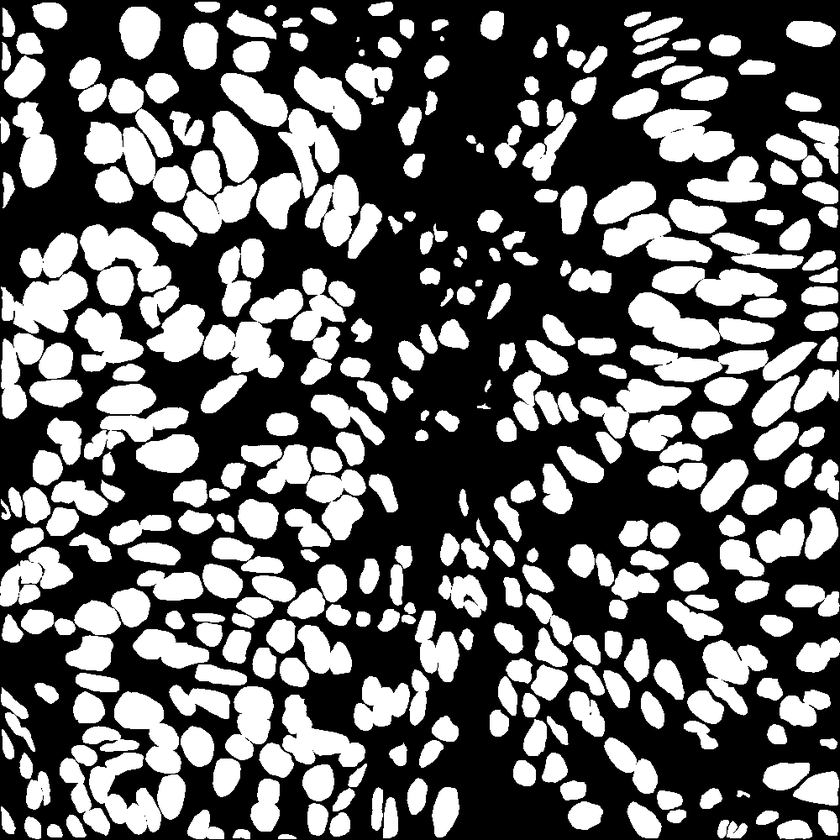
#> input picture binary_mask.png, 840 x 840 px, shrunk from 1000 x 1000 before the run
$ python nmftrail.py
#> lines starting #> are read from the running program, lines starting #| are printed output that depends on the picture; after the words box and inside, x2 and y2 are one past the last pixel; in counts of white or black regions, pixels touching at a corner belong together
import cv2
import numpy as np
from matplotlib import pyplot as plt
original_img = cv2.imread('binary_mask.png',0)
#> original_img is the input picture: shape (840, 840); min 0, max 255, mean 101.9
edges = cv2.Canny(original_img,100,100)
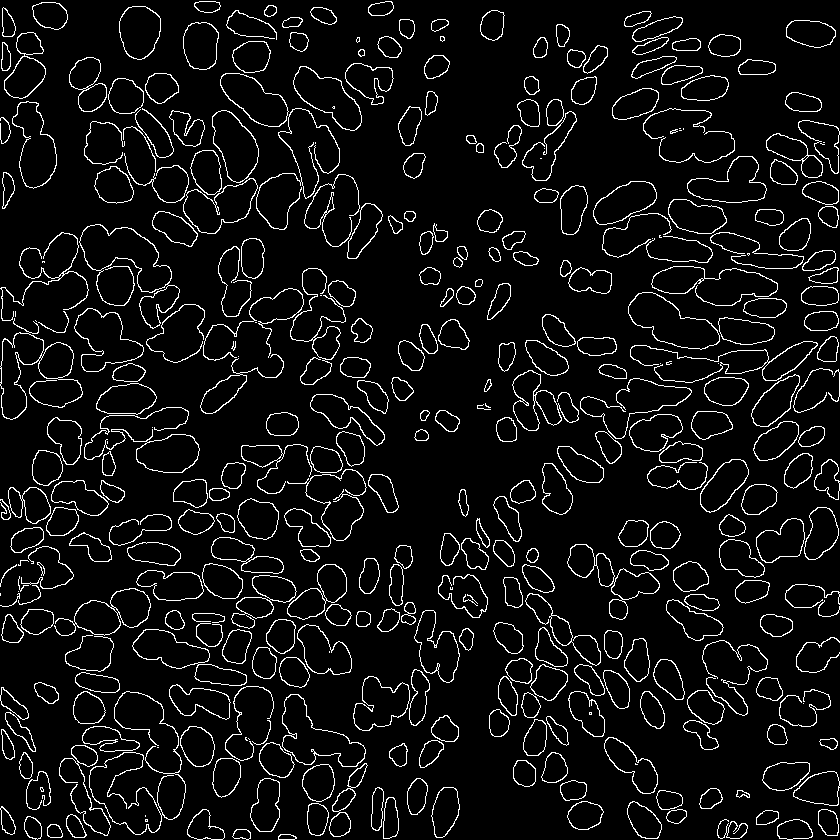
#> edges: shape (840, 840); 6.6% white in thin lines or dots
plt.subplot(1,2,1),plt.imshow(original_img,'gray'),plt.title('original')
plt.subplot(1,2,2),plt.imshow(edges,'gray'),plt.title('edges')
plt.show()
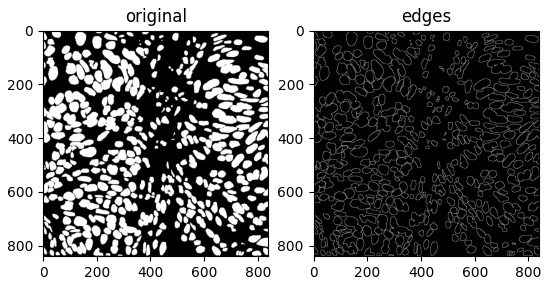
#> figure drawn by matplotlib, 2 panels
boundary_class = original_img.copy()
boundary_class[:,:] = np.uint8(0)
#> boundary_class: shape (840, 840); every value is 0
boundary_class[edges == np.uint8(255)] = np.uint8(255)
plt.imshow(boundary_class,'gray')
plt.show()
for i in range(boundary_class.shape[0]):
    for j in range(boundary_class.shape[1]):
        if edges[i,j] == np.uint8(255):
            try :
                boundary_class[i, j - 1] = np.uint8(255)
                boundary_class[i, j + 1] = np.uint8(255)
                boundary_class[i - 1, j] = np.uint8(255)
                boundary_class[i + 1, j] = np.uint8(255)
            except Exception as e:
                print('pass')
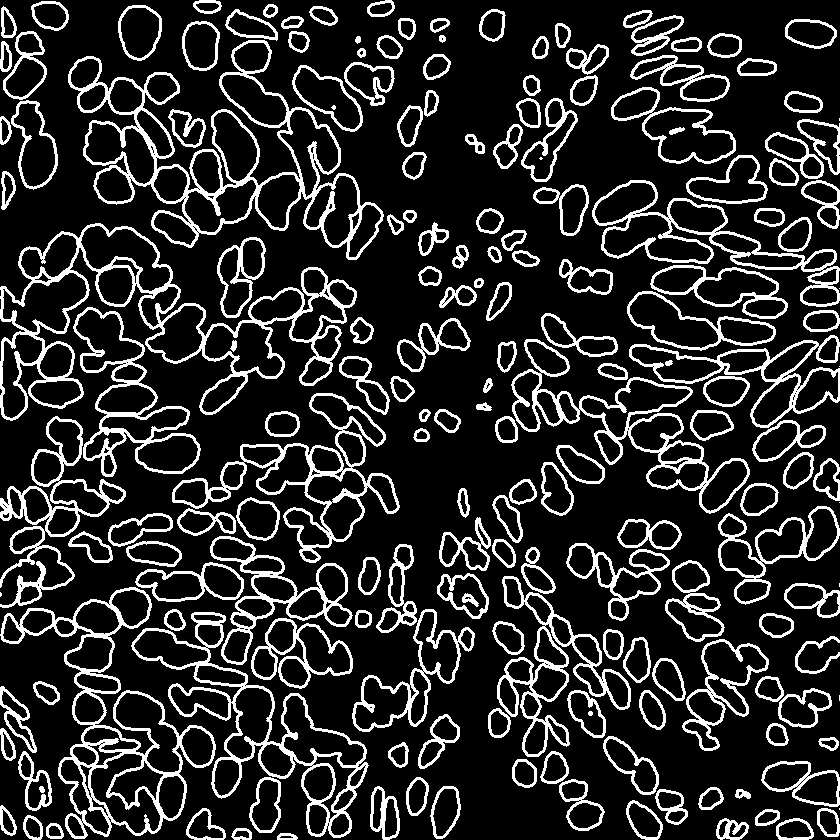
#> boundary_class: shape (840, 840); 16.8% white; 190 white regions (10 under 20 px), largest, box (x1, y1, x2, y2) and area: (68, 40, 384, 260) 8556, (0, 223, 357, 421) 8416, (0, 587, 216, 839) 6569
            # if i != 0 and j !=0 and i!=999 and j!=999:
            #     boundary_class[i,j-1] = np.uint8(255)
            #     boundary_class[i,j+1] = np.uint8(255)
            #     boundary_class[i-1,j] = np.uint8(255)
            #     boundary_class[i+1,j] = np.uint8(255)
            # if i == 0 and j!= 0:
            #     boundary_class[i, j - 1] = np.uint8(255)
            #     boundary_class[i, j + 1] = np.uint8(255)
            #     boundary_class[i + 1, j] = np.uint8(255)
            # if i !=0 and j == 0:
            #     boundary_class[i, j + 1] = np.uint8(255)
            #     boundary_class[i - 1, j] = np.uint8(255)
            #     boundary_class[i + 1, j] = np.uint8(255)
            # if i == 0 and j == 0:
            #     boundary_class[i, j + 1] = np.uint8(255)
            #     boundary_class[i + 1, j] = np.uint8(255)
plt.imshow(boundary_class,'gray'),plt.title('boundary class')
plt.show()
inside_class = original_img.copy()
inside_class[boundary_class == np.uint8(255)] = np.uint8(0)
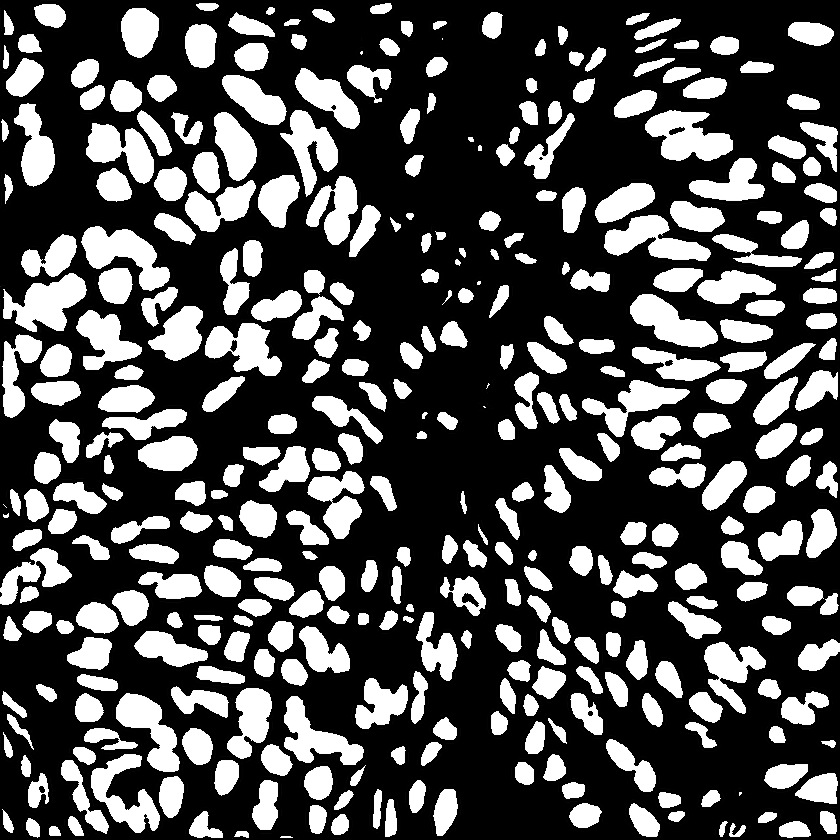
#> inside_class: shape (840, 840); 12.78% of pixels changed, all inside (x1, y1, x2, y2) = (0, 1, 840, 840)
plt.subplot(1,2,1),plt.imshow(inside_class,'gray'),plt.title('inside_class')
plt.subplot(1,2,2),plt.imshow(original_img,'gray'),plt.title('original')
plt.show()
ternary_mask = np.zeros_like(original_img)
ternary_mask[boundary_class==np.uint8(255)] = 1
ternary_mask[inside_class==np.uint8(255)] = 0
outside_class = original_img.copy()
outside_class = cv2.bitwise_not(outside_class)
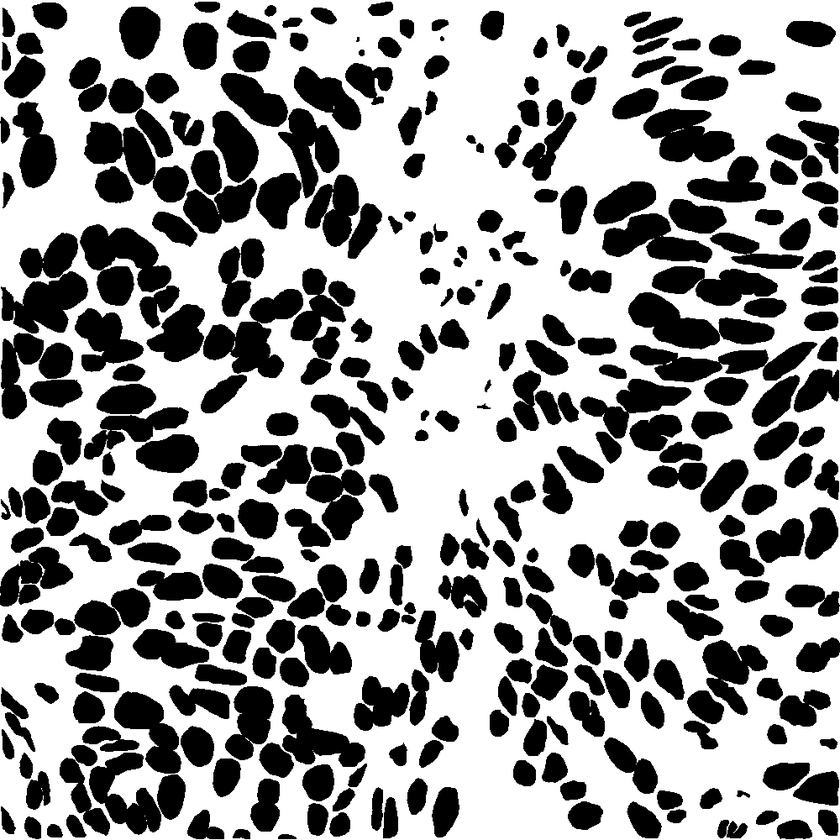
#> outside_class: shape (840, 840); min 0, max 255, mean 153.1
outside_class[boundary_class==np.uint8(255)] = np.uint8(0)
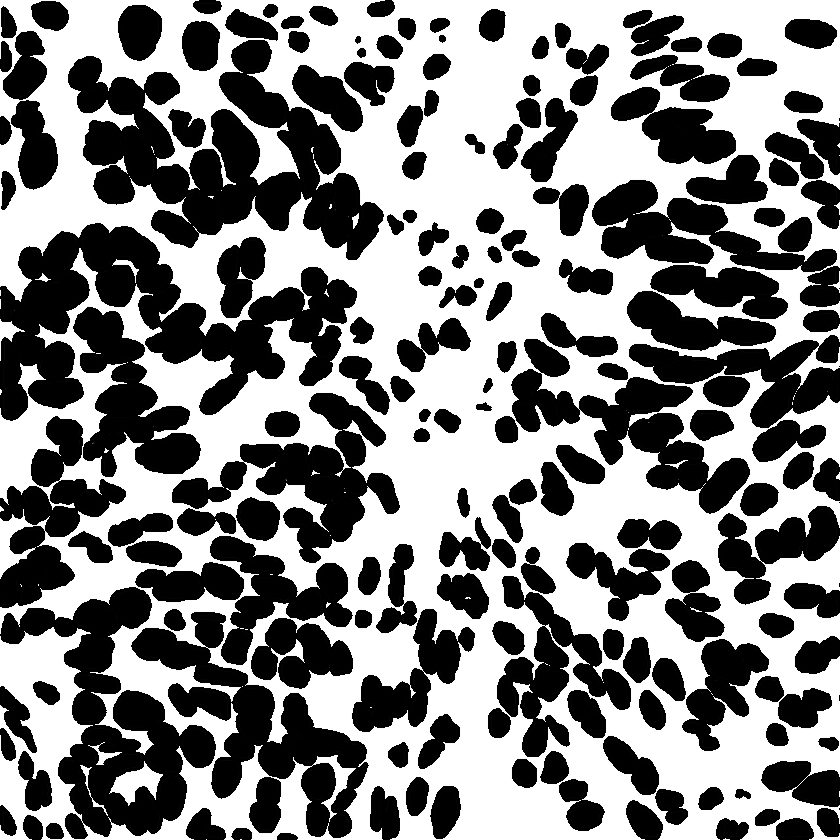
#> outside_class: shape (840, 840); 12.94% of pixels changed, all inside (x1, y1, x2, y2) = (0, 0, 840, 840)
plt.subplot(1,2,1),plt.imshow(outside_class,'gray'),plt.title('outside_class')
plt.subplot(1,2,2),plt.imshow(original_img,'gray'),plt.title('original')
plt.show()
ternary_mask[outside_class==np.uint8(255)] = 2
print(np.unique(ternary_mask))
